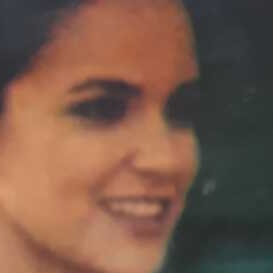
#> input picture Images/Amy_13.jpg, 273 x 273 px; its folder holds only this picture in this run
$ jupyter execute Untitled1.ipynb
#> lines starting #> are read from the running program, lines starting #| are printed output that depends on the picture
[cell 1]
import os
import cv2
import numpy as np
import pickle

[cell 2]
data_dir=os.path.join(os.getcwd(),"pickle_data")
img_dir=os.path.join(os.getcwd(),"Images")

[cell 3]
def preprocess(image):
    image=cv2.resize(image,(100,100))
    image=cv2.cvtColor(image,cv2.COLOR_BGR2GRAY)
    return image

[cell 4]
images=[]
labels=[]

[cell 5]
for i in os.listdir(img_dir):
    image=cv2.imread(os.path.join(img_dir,i))
#> image is the input picture: shape (273, 273, 3); mean B, G, R 73.2, 89.1, 121.2
    image=preprocess(image)
#> in preprocess, `image=cv2.cvtColor(image,cv2.COLOR_BGR2GRAY)`:
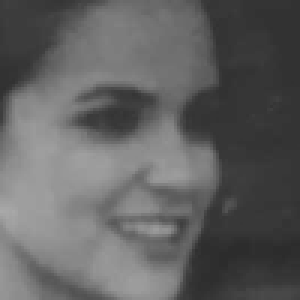
#> image: shape (100, 100) (shown 3 times larger); min 43, max 169, mean 96.8
    images.append(image)
    labels.append(i.split('_')[0])


$ run again, on Images/Amy_30.jpg
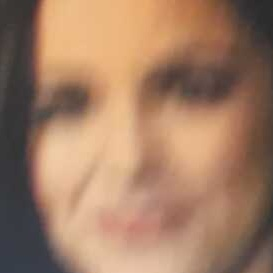
#> input picture Images/Amy_30.jpg, 273 x 273 px
#> image is the input picture: shape (273, 273, 3); mean B, G, R 100.4, 125, 161.3
#> in preprocess, `image=cv2.cvtColor(image,cv2.COLOR_BGR2GRAY)`:
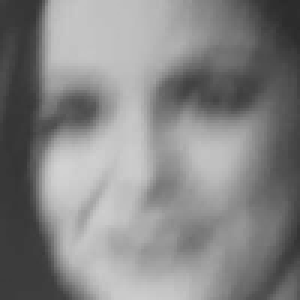
#> image: shape (100, 100) (shown 3 times larger); min 42, max 211, mean 133

$ run again, on Images/Amy_32.jpg
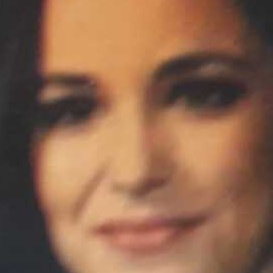
#> input picture Images/Amy_32.jpg, 273 x 273 px
#> image is the input picture: shape (273, 273, 3); mean B, G, R 77.4, 102.4, 142.6
#> in preprocess, `image=cv2.cvtColor(image,cv2.COLOR_BGR2GRAY)`:
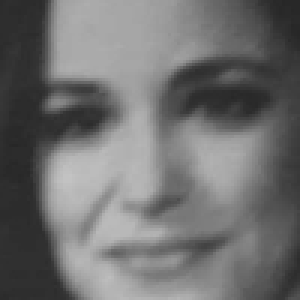
#> image: shape (100, 100) (shown 3 times larger); min 39, max 195, mean 111.5

$ run again, on Images/Amy_35.jpg
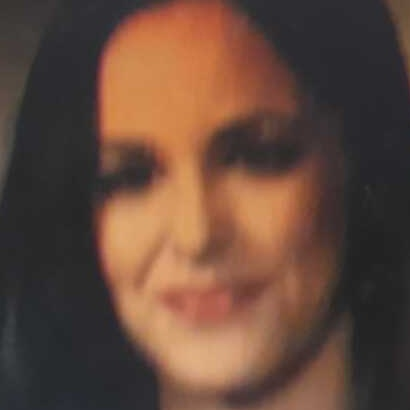
#> input picture Images/Amy_35.jpg, 410 x 410 px
#> image is the input picture: shape (410, 410, 3); mean B, G, R 59.8, 73.1, 100.5
#> in preprocess, `image=cv2.cvtColor(image,cv2.COLOR_BGR2GRAY)`:
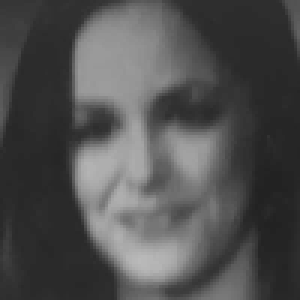
#> image: shape (100, 100) (shown 3 times larger); min 34, max 186, mean 79.7

$ run again, on Images/Amy_16.jpg
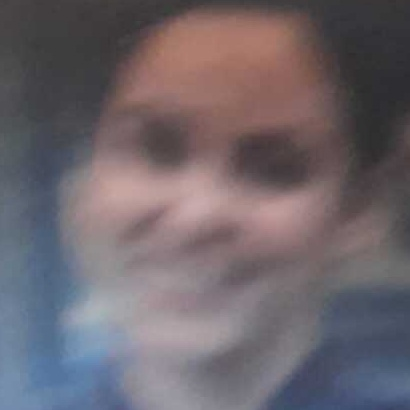
#> input picture Images/Amy_16.jpg, 410 x 410 px
#> image is the input picture: shape (410, 410, 3); mean B, G, R 107.8, 101.6, 109.8
#> in preprocess, `image=cv2.cvtColor(image,cv2.COLOR_BGR2GRAY)`:
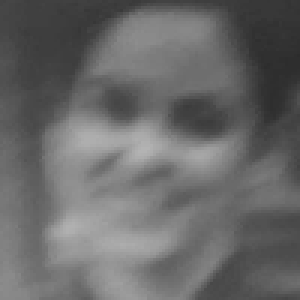
#> image: shape (100, 100) (shown 3 times larger); min 44, max 179, mean 104.7
